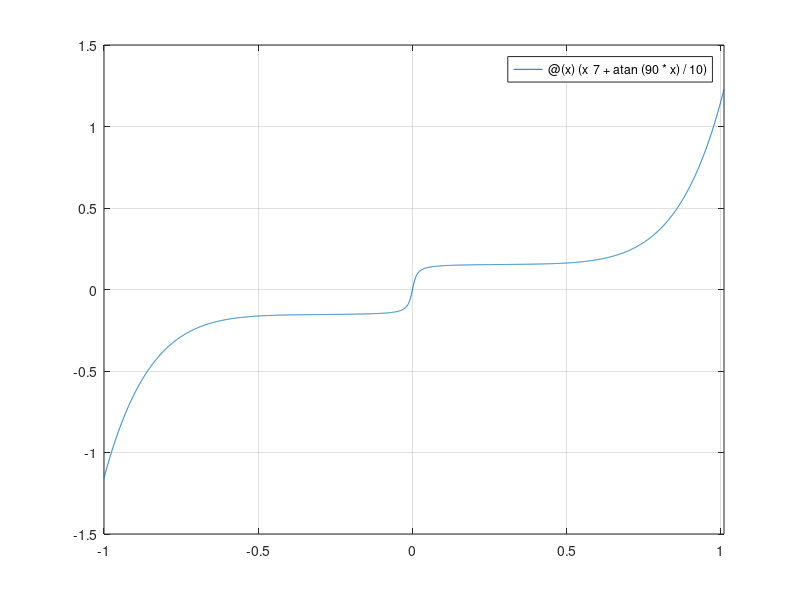

This figure's MATLAB source: (Note: this script raises an error after producing the figure.)
% Função
f = @(x)(x^7 + atan(90*x)/10);
% Intervalo
a=-1; b = 1.01; 
x0 = (a + b)/2;
%Gráfico da função 
figure
fplot(f, [a, b]);
grid on;

% Cálculo das raízes
%
% Zero do MATLAB
[X,FVAL,EXITFLAG,OUTPUT]=fzero(f,[a,b]);
fprintf('fzero\n');
fprintf('Raiz: %f, Iterações: %d, Valor da raiz: %f\n', X, OUTPUT.iterations, f(X));
OUTPUT.algorithm
% Bissecção 
[r, n] = Bisseccao(f, a, b, 10^-4, 1000);
fprintf('Bisseccao\n');
fprintf('Raiz: %f, Iterações: %d, Valor da raiz: %f\n', r, n, f(r));
% Newton Raphson
proverDerivada = 0;
df = 0;
[r, n] = NewtonRaphson(f, proverDerivada, df, x0, 10^-4, 1000);
fprintf('Newton Raphson\n');
fprintf('Raiz: %f, Iterações: %d, Valor da raiz: %f\n', r, n, f(r));
% Secante
[r, n] = Secante(f, a, b, 10^-4, 1000);
fprintf('Secante\n');
fprintf('Raiz: %f, Iterações: %d, Valor da raiz: %f\n', r, n, f(r));











